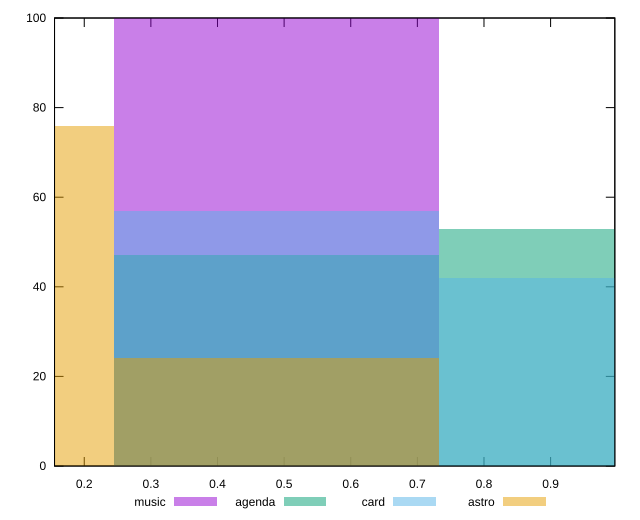

Recreate this plot in gnuplot.
reset

$music <<EOF
0.48805671560628705 100
EOF

$agenda <<EOF
0.48805671560628705 47
0.9761134312125741 53
EOF

$card <<EOF
0.48805671560628705 57
0.9761134312125741 42
EOF

$astro <<EOF
0.48805671560628705 24
0 76
EOF

set key outside below
set boxwidth 0.48805671560628705
set xrange [0.15539206284950394:0.9963951643549659]
set yrange [0:100]
set trange [0:100]
set style fill transparent solid 0.5 noborder
set terminal svg size 640, 520 enhanced background rgb 'white'
set output "reports/report_00027_2021-02-24T12-40-31.850Z/meta/pScore/comparison/histogram/all_raw.svg"

plot $music title "music" with boxes, \
     $agenda title "agenda" with boxes, \
     $card title "card" with boxes, \
     $astro title "astro" with boxes

reset
